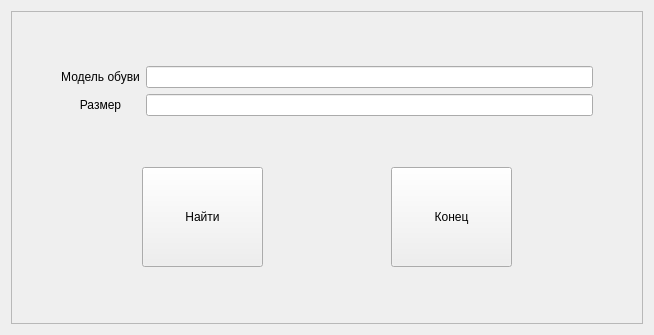
<?xml version="1.0" encoding="UTF-8"?>
<ui version="4.0">
 <class>FindForm</class>
 <widget class="QDialog" name="FindForm">
  <property name="geometry">
   <rect>
    <x>0</x>
    <y>0</y>
    <width>654</width>
    <height>335</height>
   </rect>
  </property>
  <property name="windowTitle">
   <string>Поиск</string>
  </property>
  <layout class="QVBoxLayout" name="verticalLayout_4">
   <item>
    <widget class="QFrame" name="frame">
     <property name="frameShape">
      <enum>QFrame::StyledPanel</enum>
     </property>
     <property name="frameShadow">
      <enum>QFrame::Raised</enum>
     </property>
     <layout class="QHBoxLayout" name="horizontalLayout_3">
      <item>
       <layout class="QVBoxLayout" name="verticalLayout_3">
        <item>
         <layout class="QHBoxLayout" name="horizontalLayout">
          <item>
           <spacer name="horizontalSpacer_2">
            <property name="orientation">
             <enum>Qt::Horizontal</enum>
            </property>
            <property name="sizeType">
             <enum>QSizePolicy::Preferred</enum>
            </property>
            <property name="sizeHint" stdset="0">
             <size>
              <width>40</width>
              <height>20</height>
             </size>
            </property>
           </spacer>
          </item>
          <item>
           <layout class="QVBoxLayout" name="verticalLayout_2">
            <item>
             <widget class="QLabel" name="label">
              <property name="text">
               <string>Модель обуви</string>
              </property>
              <property name="alignment">
               <set>Qt::AlignCenter</set>
              </property>
             </widget>
            </item>
            <item>
             <widget class="QLabel" name="label_2">
              <property name="text">
               <string>Размер</string>
              </property>
              <property name="alignment">
               <set>Qt::AlignCenter</set>
              </property>
             </widget>
            </item>
           </layout>
          </item>
          <item>
           <layout class="QVBoxLayout" name="verticalLayout">
            <item>
             <widget class="QLineEdit" name="modelLineEdit"/>
            </item>
            <item>
             <widget class="QLineEdit" name="sizeLineEdit"/>
            </item>
           </layout>
          </item>
          <item>
           <spacer name="horizontalSpacer">
            <property name="orientation">
             <enum>Qt::Horizontal</enum>
            </property>
            <property name="sizeType">
             <enum>QSizePolicy::Preferred</enum>
            </property>
            <property name="sizeHint" stdset="0">
             <size>
              <width>40</width>
              <height>20</height>
             </size>
            </property>
           </spacer>
          </item>
         </layout>
        </item>
        <item>
         <layout class="QHBoxLayout" name="horizontalLayout_2">
          <item>
           <spacer name="horizontalSpacer_3">
            <property name="orientation">
             <enum>Qt::Horizontal</enum>
            </property>
            <property name="sizeHint" stdset="0">
             <size>
              <width>40</width>
              <height>20</height>
             </size>
            </property>
           </spacer>
          </item>
          <item>
           <widget class="QPushButton" name="pushButton">
            <property name="sizePolicy">
             <sizepolicy hsizetype="Expanding" vsizetype="Expanding">
              <horstretch>0</horstretch>
              <verstretch>0</verstretch>
             </sizepolicy>
            </property>
            <property name="minimumSize">
             <size>
              <width>0</width>
              <height>0</height>
             </size>
            </property>
            <property name="maximumSize">
             <size>
              <width>16777215</width>
              <height>100</height>
             </size>
            </property>
            <property name="text">
             <string>Найти</string>
            </property>
            <property name="autoDefault">
             <bool>false</bool>
            </property>
           </widget>
          </item>
          <item>
           <spacer name="horizontalSpacer_5">
            <property name="orientation">
             <enum>Qt::Horizontal</enum>
            </property>
            <property name="sizeHint" stdset="0">
             <size>
              <width>40</width>
              <height>20</height>
             </size>
            </property>
           </spacer>
          </item>
          <item>
           <widget class="QPushButton" name="pushButton_3">
            <property name="sizePolicy">
             <sizepolicy hsizetype="Expanding" vsizetype="Fixed">
              <horstretch>0</horstretch>
              <verstretch>0</verstretch>
             </sizepolicy>
            </property>
            <property name="maximumSize">
             <size>
              <width>16777215</width>
              <height>100</height>
             </size>
            </property>
            <property name="text">
             <string>Конец</string>
            </property>
            <property name="autoDefault">
             <bool>false</bool>
            </property>
           </widget>
          </item>
          <item>
           <spacer name="horizontalSpacer_4">
            <property name="orientation">
             <enum>Qt::Horizontal</enum>
            </property>
            <property name="sizeHint" stdset="0">
             <size>
              <width>40</width>
              <height>20</height>
             </size>
            </property>
           </spacer>
          </item>
         </layout>
        </item>
       </layout>
      </item>
     </layout>
    </widget>
   </item>
  </layout>
 </widget>
 <resources/>
 <connections>
  <connection>
   <sender>pushButton_3</sender>
   <signal>clicked()</signal>
   <receiver>FindForm</receiver>
   <slot>close()</slot>
   <hints>
    <hint type="sourcelabel">
     <x>538</x>
     <y>346</y>
    </hint>
    <hint type="destinationlabel">
     <x>897</x>
     <y>481</y>
    </hint>
   </hints>
  </connection>
 </connections>
</ui>
